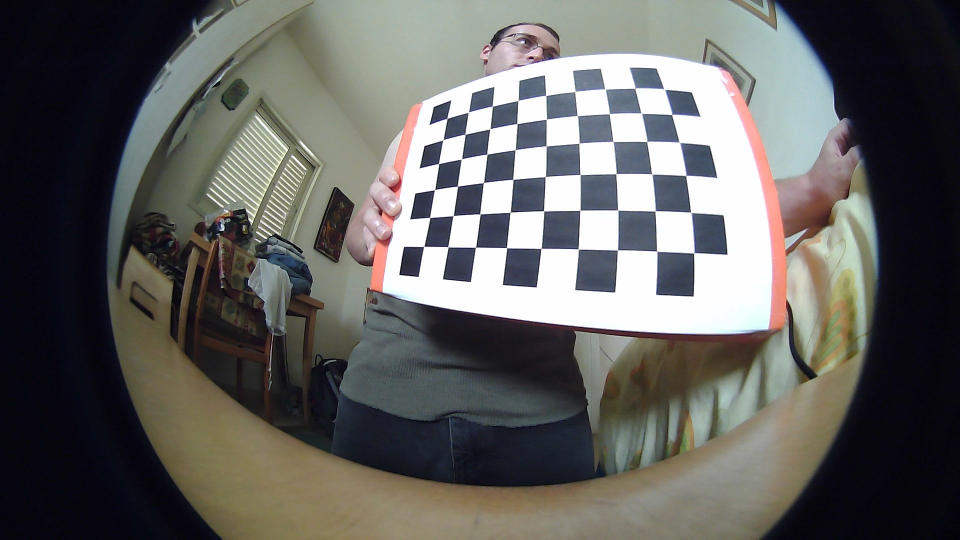
#> input picture camera_calib/WIN_20180421_12_34_54_Pro.jpg, 1920 x 1080 px, given in place of the camera (shown at 1/2 size)
$ python motion_detector3.py   (older library calls are emulated)
#> lines starting #> are read from the running program, lines starting #| are printed output that depends on the picture; after the words box and inside, x2 and y2 are one past the last pixel; in counts of white or black regions, pixels touching at a corner belong together
# import the necessary packages
import datetime
import imutils
import time
import cv2
import numpy as np

camera = cv2.VideoCapture(1)
time.sleep(1)
(_, frame) = camera.read()
#> frame is the input picture: shape (1080, 1920, 3); mean B, G, R 95.9, 98, 98.7

# initialize the first frame in the video stream
refFrame = None
refFramInit = [False, False, False]

# loop over the frames of the video
while True:
    # grab the current frame and initialize the occupied/unoccupied
    # text
    (grabbed, frame) = camera.read()

    # if the frame could not be grabbed, then we have reached the end
    # of the video
    if not grabbed:
        break

    # resize the frame, convert it to grayscale, and blur it
    frame = imutils.resize(frame, width=500)
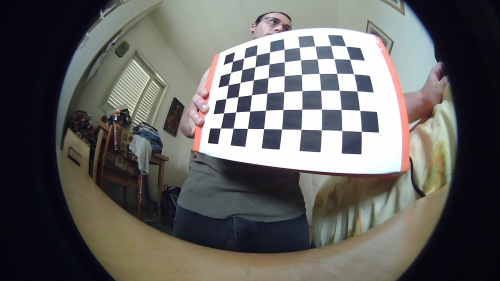
#> frame: shape (281, 500, 3); mean B, G, R 95.9, 98, 98.7
    gray = cv2.cvtColor(frame, cv2.COLOR_BGR2GRAY)

    mask = np.ones_like(gray)

    selected_color = 2
    for c in range(3):
        channel = frame[:,:,c]
        blurred_channel = cv2.GaussianBlur(channel, (5, 5), 0)

        # if the first frame is None, initialize it
        if not refFramInit[c]:
            # if the first frame is None, initialize it
            if refFrame is None:
                refFrame = np.zeros_like(frame)

            refFrame[:,:,c] = blurred_channel
            refFramInit[c] = True
            continue

        # compute the absolute difference between the current frame and
        # first frame
        frameDelta = cv2.absdiff(refFrame[:,:,c], blurred_channel)
        channel_mask = cv2.threshold(frameDelta, 25, 1, cv2.THRESH_BINARY)[1]
        if not c == selected_color:
            channel_mask = np.logical_not(channel_mask)
        mask = np.logical_and(mask, channel_mask)
#> this loop made 3 passes
#> pass 1, `blurred_channel = cv2.GaussianBlur(channel, (5, 5), 0)`:
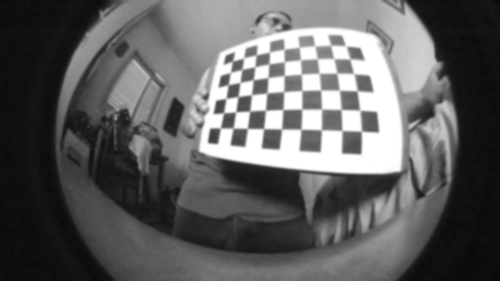
#> blurred_channel: shape (281, 500); min 9, max 255, mean 95.9
#> after the loop:
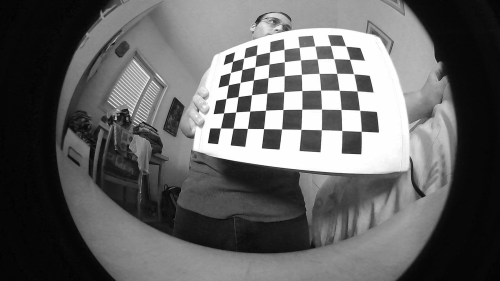
#> channel: shape (281, 500); min 0, max 255, mean 98.7
#> after the loop: mask: shape (281, 500); every value is 1
#> after the loop:
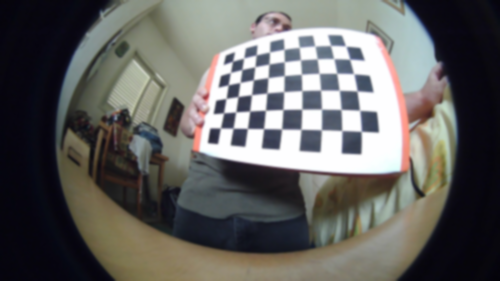
#> refFrame: shape (281, 500, 3); mean B, G, R 95.9, 98, 98.8
#> after the loop, refFramInit = [True, True, True]

    masked_gray = mask*gray

    threshold = 0.7*np.max(masked_gray)
#> threshold = 178.5
    thresh = cv2.threshold(masked_gray, threshold, 255, cv2.THRESH_BINARY)[1]
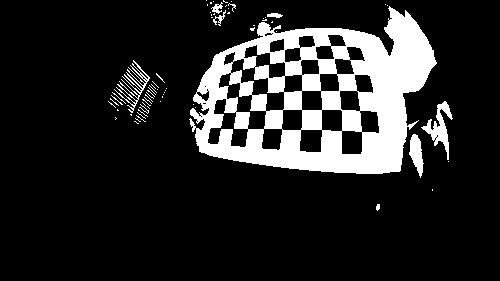
#> thresh: shape (281, 500); 16% white; 67 white regions (57 under 20 px)

    (_, cnts, _) = cv2.findContours(thresh.copy(), cv2.RETR_EXTERNAL,
        cv2.CHAIN_APPROX_SIMPLE)
#> cnts = 67 contours, 60 with area under 20; largest, box (x1, y1, x2, y2) and area: (189, 6, 437, 174) 28550, (421, 101, 453, 160) 505, (409, 134, 424, 178) 330, (114, 60, 150, 113) 150, (211, 2, 223, 14) 49, (267, 13, 283, 18) 39, (213, 10, 226, 26) 36

    max_area = 0
    max_area_index = -1
    # find the largest contour
    for i in range(len(cnts)):
        area = cv2.contourArea(cnts[i])
        if area > max_area:
            max_area = area
            max_area_index = i
#> this loop made 67 passes
#> (area, max_area) on passes 4, 18, 56: (330, 330), (505, 505), (28550, 28550)
#> area on passes 40, 50, 54: 150.5, 39, 36
#> after the loop, max_area = 28550; max_area_index = 55

    if max_area_index > -1:
        cv2.drawContours(gray, cnts, max_area_index, 255, -1)
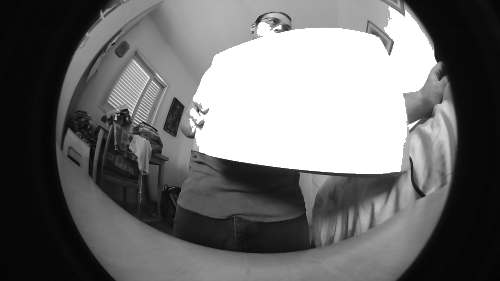
#> gray: shape (281, 500); min 3, max 255, mean 110.3
        # compute the bounding box for the contour, draw it on the frame,
        # and update the text
        (x, y, w, h) = cv2.boundingRect(cnts[max_area_index])
#> x = 189; y = 6; w = 248; h = 168
        cv2.rectangle(gray, (x, y), (x + w, y + h), 0, 2)
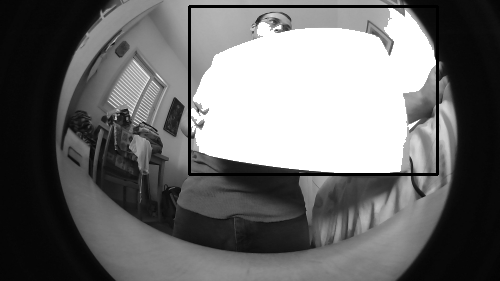
#> gray: shape (281, 500); 1.77% of pixels changed, all inside (x1, y1, x2, y2) = (188, 5, 439, 176)

    # show the frame and record if the user presses a key
    cv2.imshow("Security Feed", frame)
    cv2.imshow("Masked Gray", masked_gray)
    # cv2.imshow("Frame Delta", frameDelta)
    cv2.imshow("gray", gray)
    key = cv2.waitKey(1) & 0xFF
#> (key q is pressed here)

    # if the `q` key is pressed, break from the lop
    if key == ord("q"):
        break

# cleanup the camera and close any open windows
camera.release()
cv2.destroyAllWindows()

$ run again, on camera_calib/WIN_20180421_12_34_56_Pro.jpg
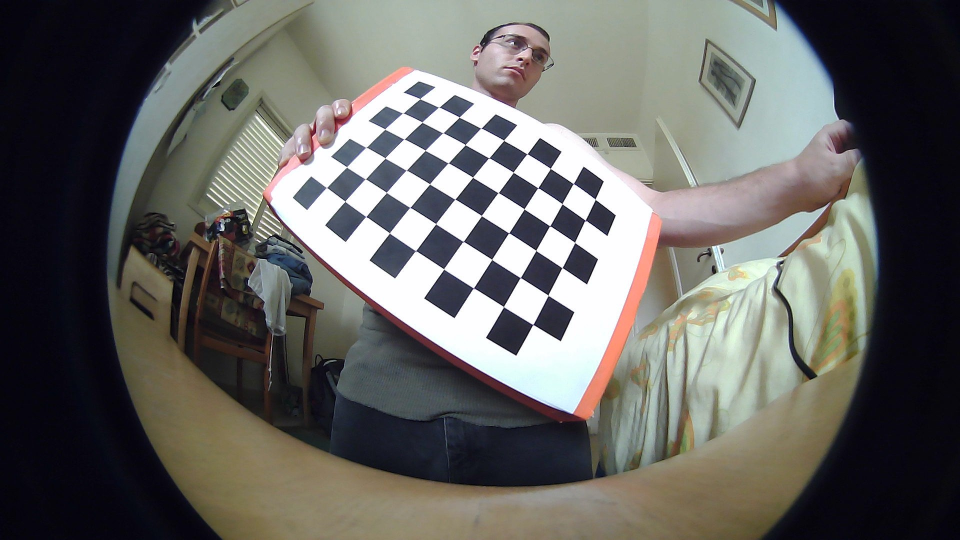
#> input picture camera_calib/WIN_20180421_12_34_56_Pro.jpg, 1920 x 1080 px, given in place of the camera (shown at 1/2 size)
#> frame is the input picture: shape (1080, 1920, 3); mean B, G, R 97.8, 101, 101.7
#> frame: shape (281, 500, 3)
#> after the loop `for c in range(3):`: refFramInit = [True, True, True]
#> threshold = 177.8
#> `thresh = cv2.threshold(masked_gray, threshold, 255, cv2.THRESH_BINARY)..`:
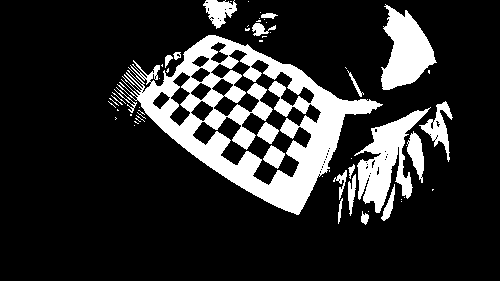
#> thresh: shape (281, 500); 17.5% white; 60 white regions (40 under 20 px)
#> cnts = 58 contours, 40 with area under 20; largest, box (x1, y1, x2, y2) and area: (117, 35, 383, 215) 22219, (354, 107, 431, 213) 2918, (381, 4, 437, 90) 2640, (419, 101, 453, 162) 607, (203, 0, 237, 29) 510
#> the loop `for i in range(len(cnts)):` made 58 passes
#> (area, max_area) on passes 2, 8, 16, 26, 44: (53, 53), (154, 154), (437, 437), (2917.5, 2917.5), (22219, 22219)
#> after the loop `for i in range(len(cnts)):`: max_area = 22219; max_area_index = 43
#> x = 117; y = 35; w = 266; h = 180
#> `cv2.rectangle(gray, (x, y), (x + w, y + h), 0, 2)`:
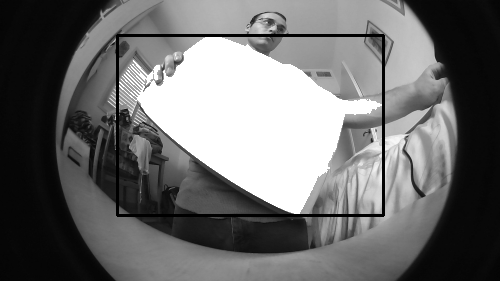
#> gray: shape (281, 500); min 0, max 255, mean 109

$ run again, on camera_calib/WIN_20180421_12_35_00_Pro.jpg
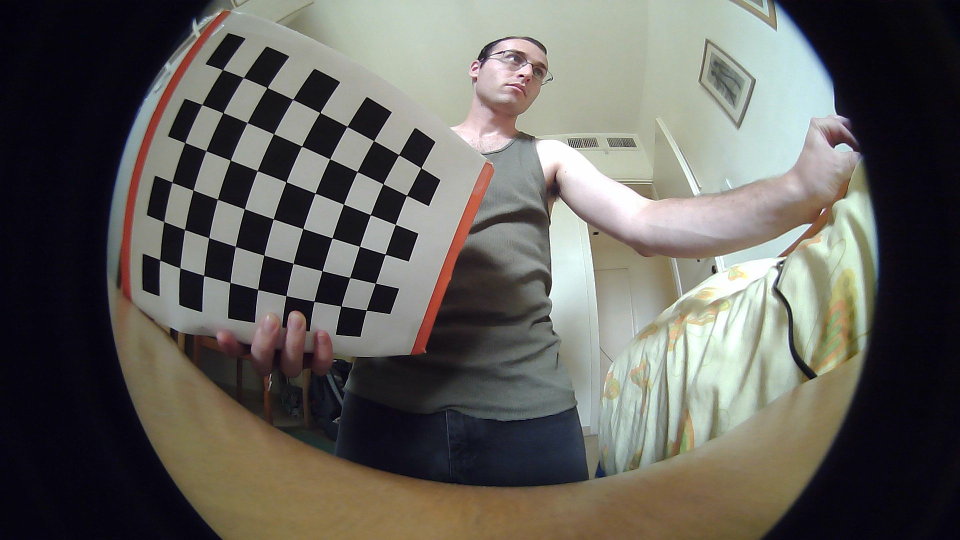
#> input picture camera_calib/WIN_20180421_12_35_00_Pro.jpg, 1920 x 1080 px, given in place of the camera (shown at 1/2 size)
#> frame is the input picture: shape (1080, 1920, 3); mean B, G, R 91.3, 96.6, 98.5
#> frame: shape (281, 500, 3)
#> after the loop `for c in range(3):`: refFramInit = [True, True, True]
#> threshold = 178.5
#> `thresh = cv2.threshold(masked_gray, threshold, 255, cv2.THRESH_BINARY)..`:
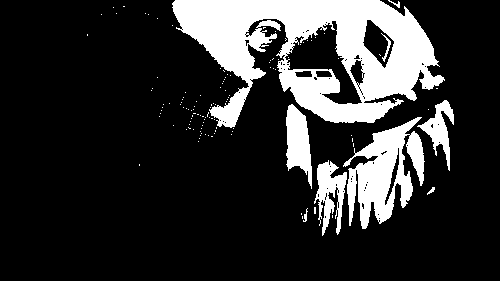
#> thresh: shape (281, 500); 18.8% white; 122 white regions (113 under 20 px)
#> cnts = 112 contours, 107 with area under 20; largest, box (x1, y1, x2, y2) and area: (172, 0, 445, 128) 21038, (343, 117, 425, 229) 4431, (286, 104, 312, 189) 1266, (314, 160, 347, 236) 1094, (417, 100, 454, 171) 804
#> the loop `for i in range(len(cnts)):` made 112 passes
#> (area, max_area) on passes 8, 39, 112: (1093.5, 1093.5), (4431, 4431), (21037.5, 21037.5)
#> after the loop `for i in range(len(cnts)):`: max_area = 21037.5; max_area_index = 111
#> x = 172; y = 0; w = 273; h = 128
#> `cv2.rectangle(gray, (x, y), (x + w, y + h), 0, 2)`:
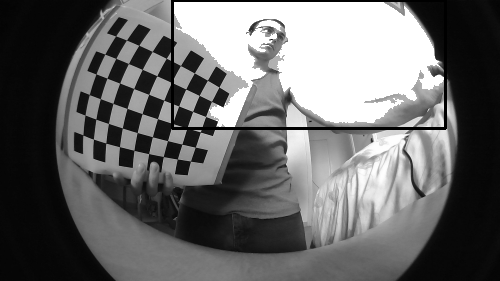
#> gray: shape (281, 500); min 0, max 255, mean 104.1

$ run again, on camera_calib/WIN_20180421_12_35_03_Pro.jpg
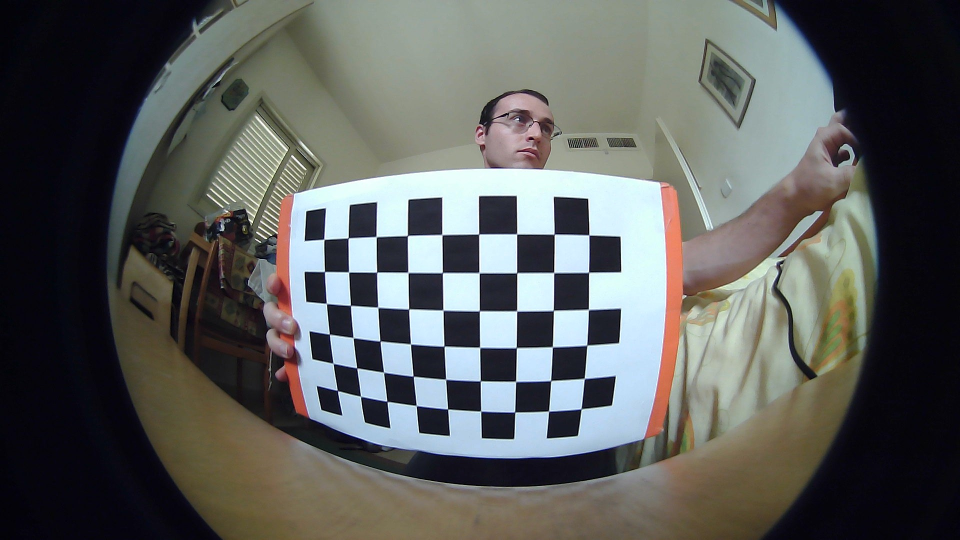
#> input picture camera_calib/WIN_20180421_12_35_03_Pro.jpg, 1920 x 1080 px, given in place of the camera (shown at 1/2 size)
#> frame is the input picture: shape (1080, 1920, 3); mean B, G, R 91.7, 93.9, 91.8
#> frame: shape (281, 500, 3)
#> after the loop `for c in range(3):`: refFramInit = [True, True, True]
#> threshold = 175.7
#> thresh: shape (281, 500); 14% white; 84 white regions (67 under 20 px)
#> cnts = 84 contours, 71 with area under 20; largest, box (x1, y1, x2, y2) and area: (151, 88, 348, 238) 26512, (358, 134, 408, 211) 1188, (409, 50, 425, 89) 222, (408, 135, 422, 173) 183, (439, 115, 448, 147) 96
#> the loop `for i in range(len(cnts)):` made 84 passes
#> (area, max_area) on passes 3, 12, 13, 57: (43, 43), (183, 183), (1188.5, 1188.5), (26511.5, 26511.5)
#> after the loop `for i in range(len(cnts)):`: max_area = 26511.5; max_area_index = 56
#> x = 151; y = 88; w = 197; h = 150
#> `cv2.rectangle(gray, (x, y), (x + w, y + h), 0, 2)`:
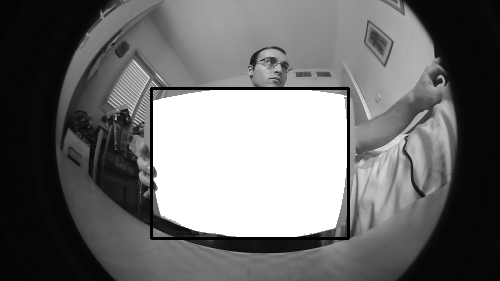
#> gray: shape (281, 500); min 0, max 255, mean 109.7
